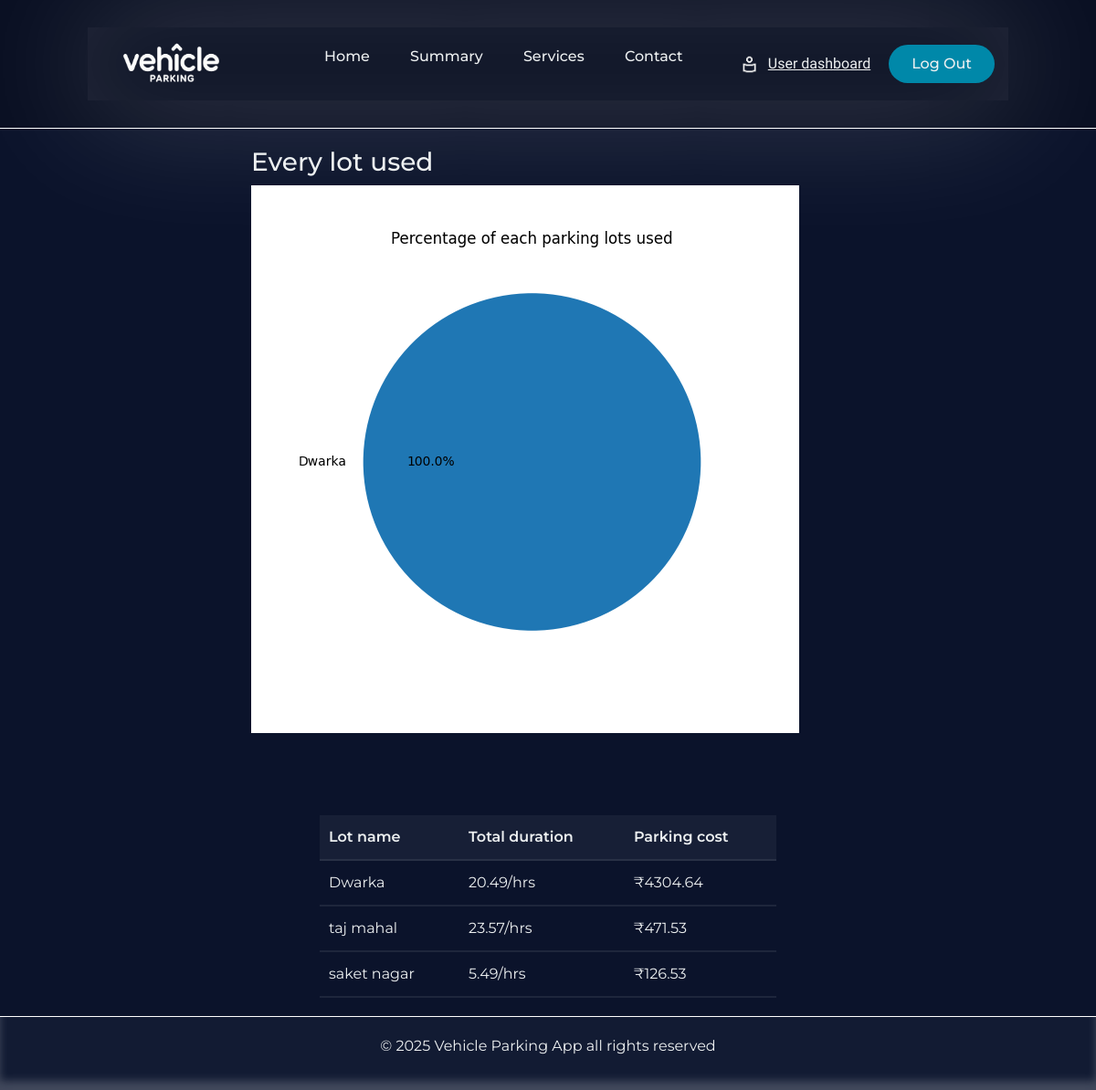
The app's page /user-summary/1, older data.
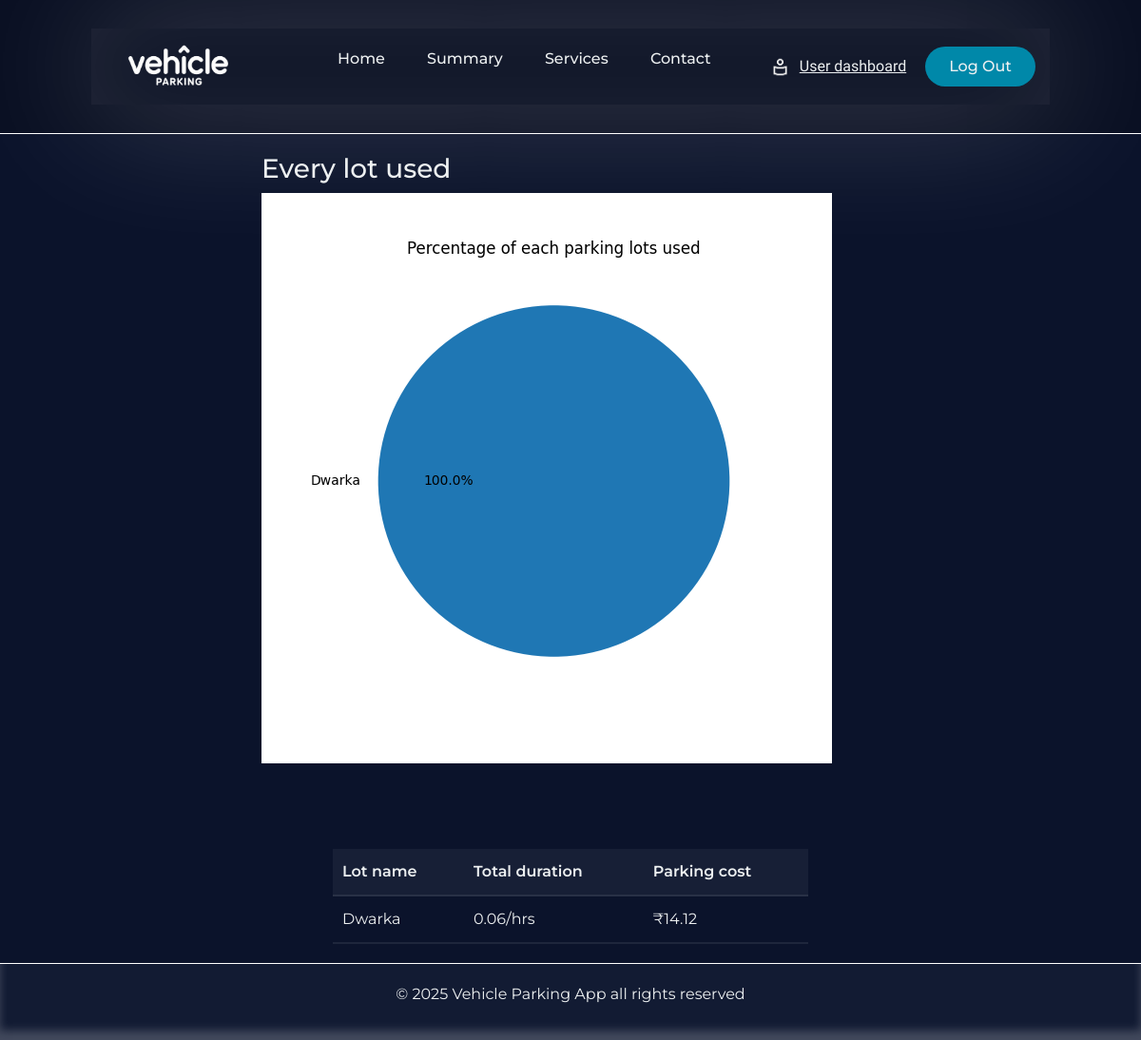
The same page, newer data.
### Application/models.py (models this page shows)
class Parkinglot(db.Model):
    __tablename__='parking_lot'
    id=db.Column(db.Integer,primary_key=True)
    prime_location_name=db.Column(db.String(80),nullable=False)
    price=db.Column(db.Float,nullable=False)
    address=db.Column(db.String(250),nullable=False)
    pincode=db.Column(db.String(6),nullable=False)
    maximum_spots=db.Column(db.Integer,nullable=False)
    is_active=db.Column(db.Boolean,default=True,nullable=False)
    spots=db.relationship('Parkingspots',backref='lot',lazy=True,cascade='all,delete-orphan')

class Parkingrecords(db.Model):
    __tablename__='parking_records'
    id=db.Column(db.Integer,primary_key=True)
    spot_id=db.Column(db.Integer,db.ForeignKey('parking_spots.id'),nullable=False)
    user_id=db.Column(db.Integer,db.ForeignKey('user.id'),nullable=False)
    vehicle_number=db.Column(db.String(18),nullable=False)
    parking_timestamp=db.Column(db.DateTime,nullable=False)
    leaving_timestamp=db.Column(db.DateTime,nullable=True)
    parking_cost=db.Column(db.Float,nullable=True)
    status=db.Column(db.String(12),nullable=False,default='reserved') # reserved and released

### Application/controllers.py (the view)
@app.route('/user-summary/<int:user_id>')
def user_summary(user_id):
    parking_records=Parkingrecords.query.filter_by(user_id=user_id,status='released').all()
    lots_used=dict()
    parking_duration=dict()
    parking_cost=dict()
    for record in parking_records:
        lot_name=record.spot.lot.prime_location_name
        if lot_name in lots_used:
            lots_used[lot_name]+=1
        else:
            lots_used[lot_name]=1
        if record.parking_timestamp and record.leaving_timestamp:
            duration=(record.leaving_timestamp-record.parking_timestamp).total_seconds()
            duration=round(duration/3600,2)
            if lot_name in parking_duration:
                parking_duration[lot_name]+=duration
            else:
                parking_duration[lot_name]=duration
            if lot_name in parking_cost:
                parking_cost[lot_name]+=record.parking_cost
            else:
                parking_cost[lot_name]=record.parking_cost
    if lots_used==None:
        return 'No parking records'
    labels=list(lots_used.keys())
    sizes=list(lots_used.values())
    plt.figure(figsize=(6,6))
    plt.pie(sizes,labels=labels,autopct="%1.1f%%")
    plt.title('Percentage of each parking lots used')
    plt.savefig('static/lots_used.png')
    plt.clf()
    return render_template('user_summary.html',
                           user_id=user_id,
                           parking_duration=parking_duration,
                           parking_cost=parking_cost)

### templates/user_summary.html (shortened to what this page needs)
{% extends 'user_base.html' %}
{% block content %}
<div class="charts-container">
    <div class="lots-used-pie-chart-container">
        <h3 class="">Every lot used</h3>
        <img src="/static/lots_used.png" alt="">
    </div>
   <div class="parking-record-summary-table">
     <table class="parkinglot-table">
        <thead>
            <tr>
                <th>Lot name</th>
                <th>Total duration</th>
                <th>Parking cost</th>
            </tr>
        </thead>
        <tbody>
        {% for lot_name,total_duration in parking_duration.items() %}
        <tr >
            <td>{{lot_name}}</td>
            <td>{{total_duration}}/hrs</td>
            <td>₹{{parking_cost[lot_name]}}</td>
        </tr>
        {% endfor %}
        </tbody>
    </table>
</div>
</div>
{% endblock %}

Row changes from the older to the newer data that the page shows:
removed Parkinglot: prime_location_name "taj mahal", total_duration "23.57", prime_location_name "471.53"
no longer on this page (row edited): Parkinglot: prime_location_name "saket nagar", total_duration "5.49", prime_location_name.parking_cost "126.53"
changed Parkinglot "Dwarka": total_duration "20.49" → "0.06"; prime_location_name.parking_cost "4304.64" → "14.12"
